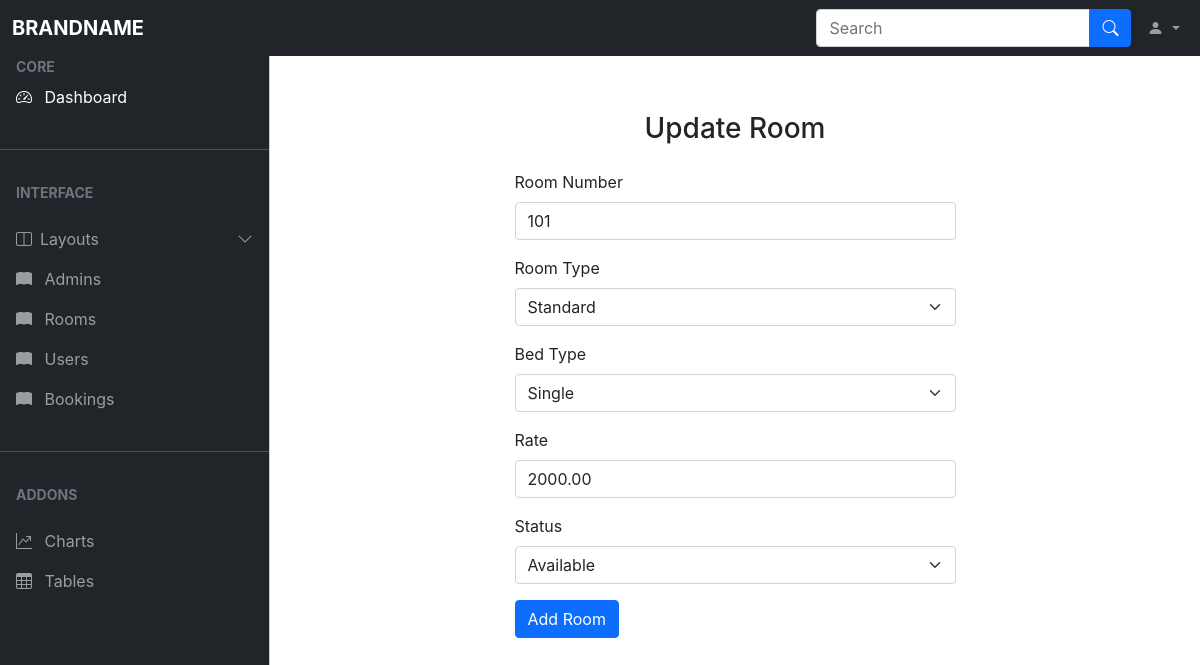
/admin/update_room.php?id=1, run on an earlier commit of the app's database.
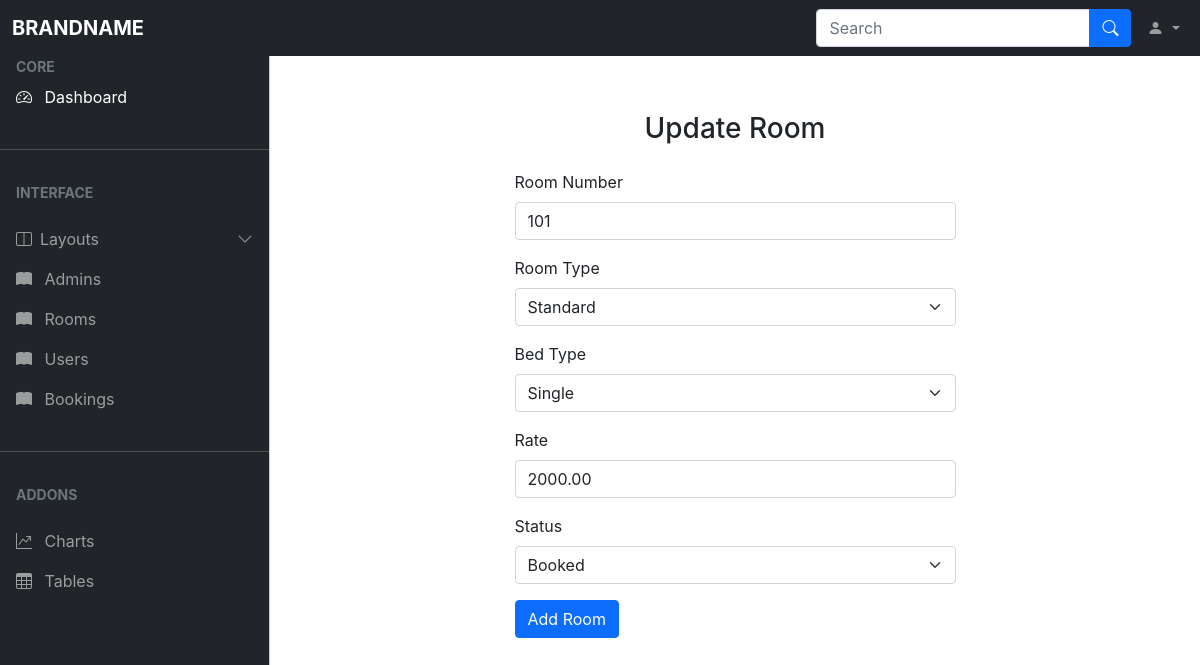
And on a later commit of the database.
### tables this page shows
CREATE TABLE `room` (
  `id` int(11) NOT NULL,
  `room_no` int(11) DEFAULT NULL,
  `room_type` varchar(50) NOT NULL,
  `bed_type` varchar(50) NOT NULL,
  `rate` decimal(10,2) NOT NULL,
  `status` enum('Available','Booked') DEFAULT 'Available'
);

### admin/update_room.php (the view, shortened to what this page needs)
<?php
    include('./ad_nav.php');
?>
</head>
<body>
<main class="mt-5 pt-3">
<div class="container">
<?php
    if(isset($_GET['id'])){
     $id = $_GET['id'];
     $sql = "SELECT * FROM room WHERE id=$id";
     $res = mysqli_query($conn, $sql);
     $count = mysqli_num_rows($res);
     if($count==1){
         $rows = mysqli_fetch_assoc($res);
         $room_no = $rows['room_no'];
         $room_type= $rows['room_type'];
         $bed_type = $rows['bed_type'];
         $rate = $rows['rate'];
         $status = $rows['status'];
     }
     else{
         $_SESSION['no-room-found']="Room not found.";
         header('locaiton:'.siteurl.'admin/rooms.php');
     }
    }
    else{
     header('location:'.siteurl.'admin/rooms.php');
    }
 ?>
    <div class="row justify-content-center mt-5">
        <div class="col-lg-6">
            <form method="post">
                <h3 class="text-center mb-4">Update Room</h3>
                <div class="mb-3">
                    <label for="room_no" class="form-label">Room Number</label>
                    <input type="text" class="form-control" id="room_no" name="room_no" placeholder="Enter room Number" value="<?php echo $room_no?>">
                </div>
                <div class="mb-3">
    <label for="room_type" class="form-label">Room Type</label>
    <select class="form-select" id="room_type" name="room_type">
        <option value="standard" <?php echo ($room_type == 'standard') ? 'selected' : ''; ?>>Standard</option>
    </select>
</div>
<div class="mb-3">
    <label for="bed_type" class="form-label">Bed Type</label>
    <select class="form-select" id="bed_type" name="bed_type">
        <option value="single" <?php echo ($bed_type == 'single') ? 'selected' : ''; ?>>Single</option>
    </select>
</div>
                <div class="mb-3">
                    <label for="rate" class="form-label">Rate</label>
                    <input type="text" class="form-control" id="rate" name="rate" placeholder="Enter room rate" value="<?php echo $rate?>">
                </div>
                <div class="mb-3">
    <label for="status" class="form-label">Status</label>
    <select class="form-select" id="status" name="status">
        <option value="Available" <?php echo ($status == 'Available') ? 'selected' : ''; ?>>Available</option>
        <option value="Booked" <?php echo ($status == 'Booked') ? 'selected' : ''; ?>>Booked</option>
    </select>
</div>
                <input type="submit" class="btn btn-primary" name="submit" value="Add Room">
            </form>
        </div>
    </div>
</div>
</main>
</body>

What changed in the data, as far as the page shows it:
changed room "Standard": status "Available" → "Booked"
